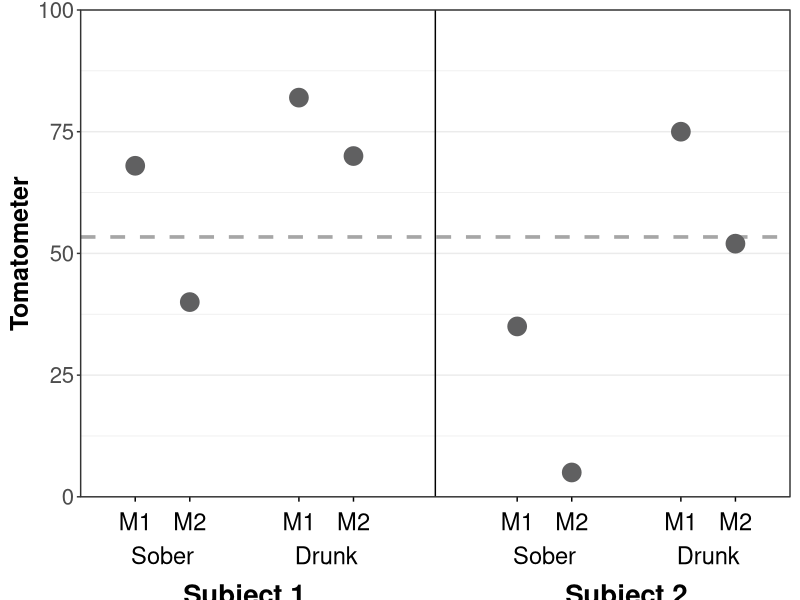
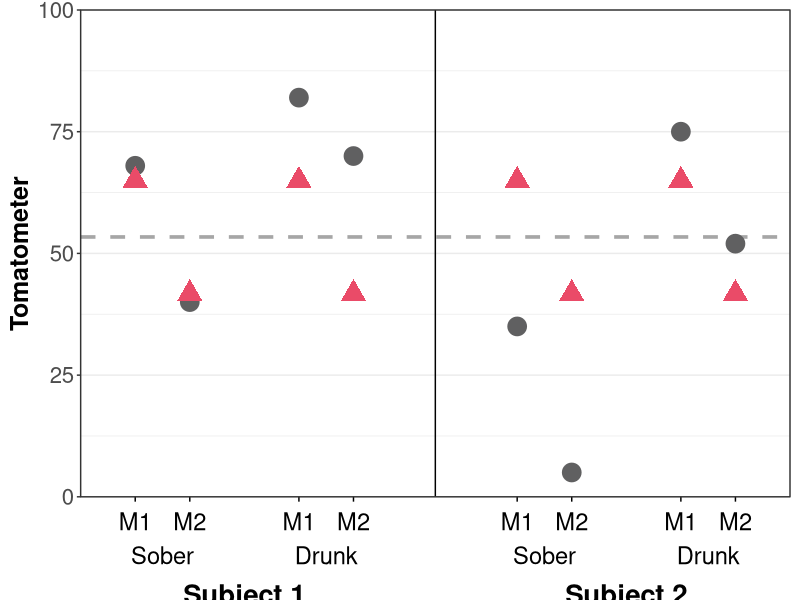
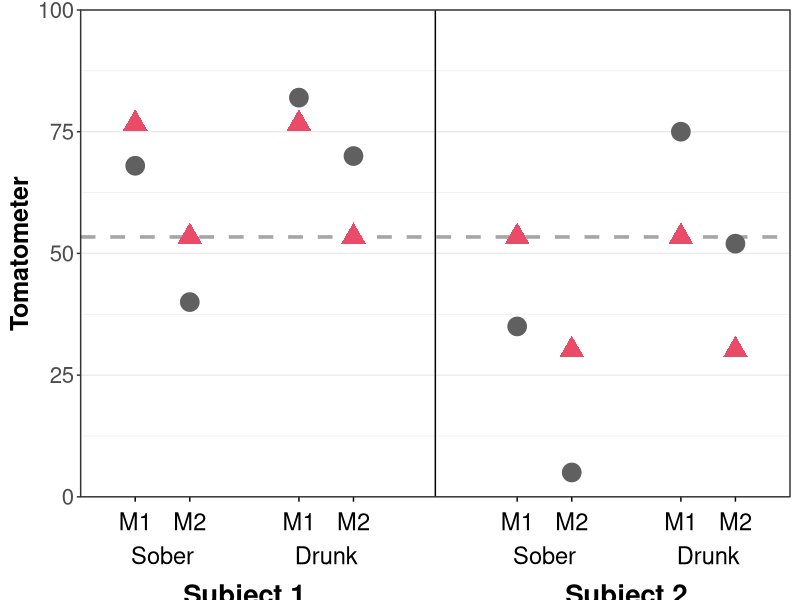
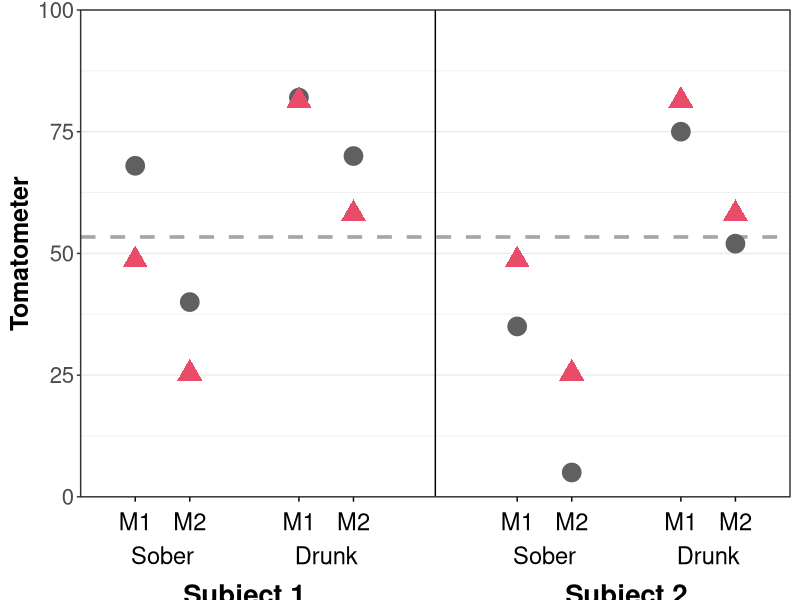
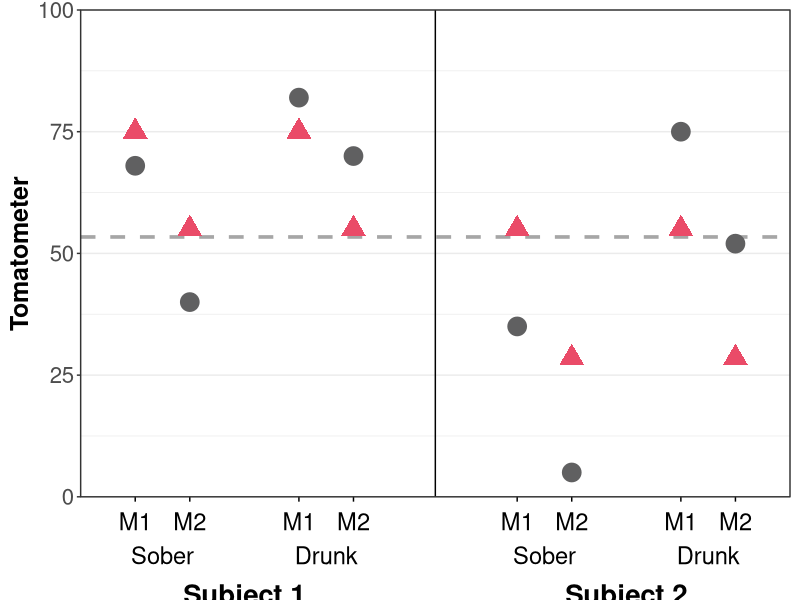
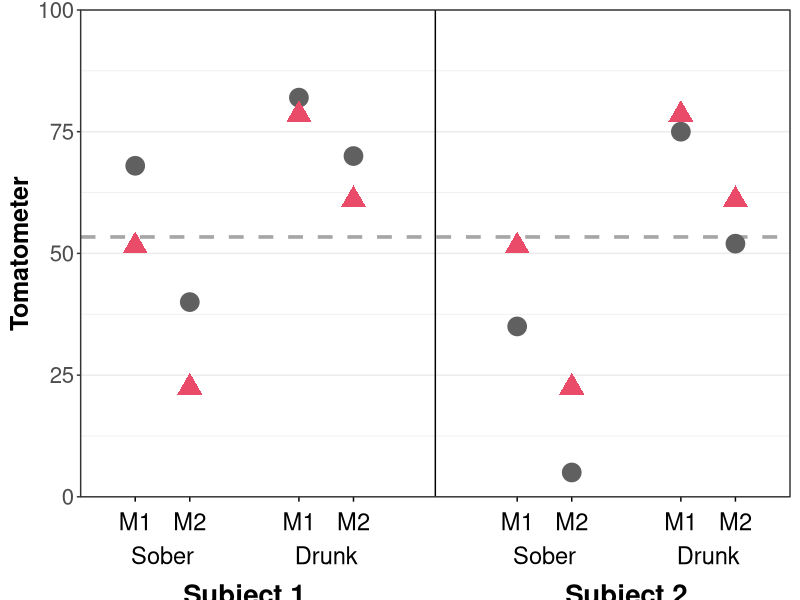
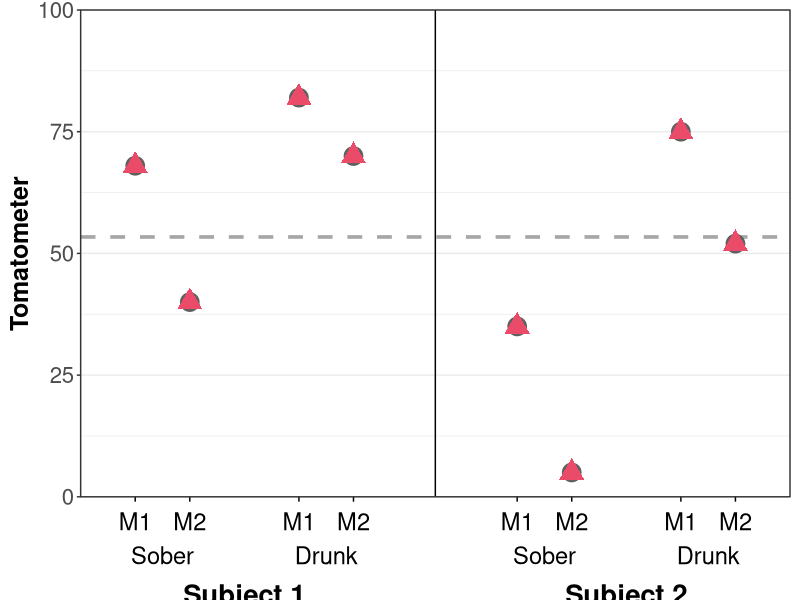
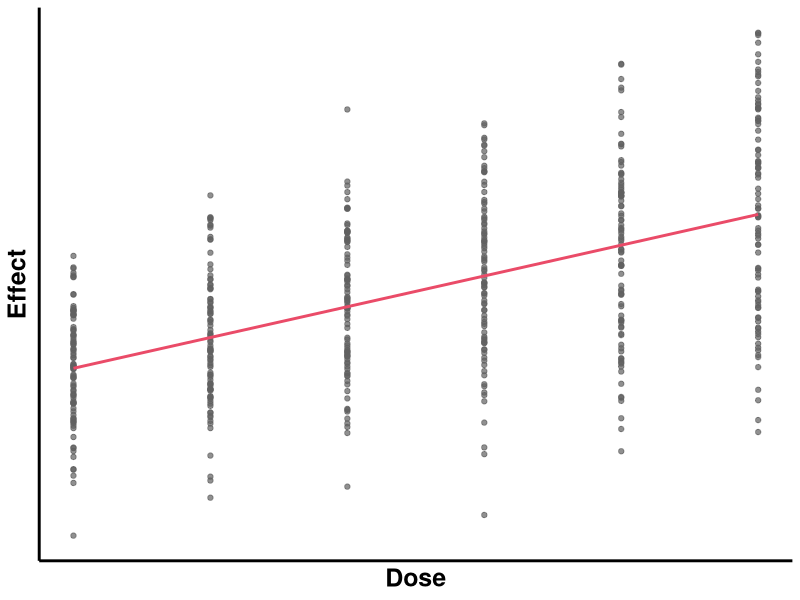

Recreate these plots in R, in order.
library(tidyverse)
library(lme4)

movie <- rep(c("M1", "M2"), 4)
state <- rep(c("sober", "sober", "drunk", "drunk"), 2)
tomatometer <- c(40, 70, 68, 82, 5, 52, 35, 75)
subject <- rep(c("S1", "S2"), each = 4)
grand_mean <- mean(tomatometer)

df <- tibble(movie, state, tomatometer, subject, grand_mean)


# fixed effects model prediction
df <- df %>%
  group_by(state) %>%
  summarise(FE = mean(tomatometer)) %>%
  right_join(df, by = c("state"))

# subjects random intercepts only prediction
df <- df %>%
  group_by(subject) %>%
  summarise(subj_mean_diff = (mean(tomatometer) - grand_mean[1])) %>%
  right_join(df, by = c("subject")) %>%
  mutate(subj_RI = FE + subj_mean_diff)


# item random intercepts only prediction
df <- df %>%
  group_by(movie) %>%
  summarise(mov_mean_diff = (mean(tomatometer) - grand_mean[1])) %>%
  right_join(df, by = c("movie")) %>%
  mutate(mov_RI = FE + mov_mean_diff)


# subjects random intercepts and random slopes
df <- df %>%
  group_by(subject, state) %>%
  summarise(subj_RI_RS = mean(tomatometer)) %>%
  right_join(df, by = c("subject", "state"))

# movie random intercepts and random slopes
df <- df %>%
  group_by(movie, state) %>%
  summarise(mov_RI_RS = mean(tomatometer)) %>%
  right_join(df, by = c("movie", "state"))

# crossed random intercepts and slopes  
  
df <- df %>%
  group_by(subject, movie, state) %>%
  summarise(cr_RI_RS = mean(tomatometer)) %>%
  ungroup() %>%
  right_join(df, by = c("subject", "movie", "state")) %>%
  select(-mov_mean_diff, -subj_mean_diff) %>%
  mutate(x_cat = c(1,2, 4, 5, 8, 9, 11, 12))

# write_csv(df, "_sessions/MixedModels/MEM_example.csv")

# Plots ========================================

# Fixed effects only plot --------------------
g_size <- 6
dat_plot <- ggplot(df, aes(x_cat, tomatometer)) +
  geom_hline(yintercept = grand_mean[1], lty = 2, alpha = .35, size = 1.25) +
  geom_point(size = g_size, col = "#606061")  +
  annotate(geom = "text", x = c(1,2, 4, 5, 8, 9, 11, 12), y = -5,
           label = rep(c("M1", "M2"), 4), size = 6) +
  annotate(geom = "text", x = c(1.5, 4.5, 8.5, 11.5),
           y = -12, label = rep(c("Sober", "Drunk"), 2), size = 6) +
  annotate(geom = "text", x = c(3, 10), y = -20, label = c("Subject 1", "Subject 2"),
           size = 7, fontface = 2) +
  geom_segment(x = c(1,2, 4, 5, 8, 9, 11, 12), y = rep(0),
               xend = c(1,2, 4, 5, 8, 9, 11, 12), yend = rep(-1),
               col = "black") +
  geom_vline(xintercept = 6.5) +
  theme_bw() +
  coord_cartesian(ylim = c(0, 100), xlim = c(0, 13), expand = FALSE, clip = "off") +
  scale_x_discrete(breaks = "none") +
  labs(y = "Tomatometer",
       x = " ") +
  theme(
    plot.margin = unit(c(.5, .5, .5, .5), "lines"),
    axis.title.x = element_text(margin = margin(t = 50, r = 0, b = 0, l = 0)),
    axis.text.x = element_blank(),
    legend.position = "none",
    strip.text = element_text(size = 12, face = "bold"),
    axis.text = element_text(size = 16),
    axis.title = element_text(size = 18,face = "bold"),
    strip.background = element_rect(fill="#a5d7d2")
  )

dat_plot
ggsave("_sessions/MixedModels/image/dat_plot.png", width = 8,
       height = 5, device = "png", dpi = 600)

# Fixed Effects plot -----------------------------
dat_plot + geom_point(aes(y = FE), shape = 17, col = "#EA4B68",
                      size = g_size)
ggsave("_sessions/MixedModels/image/FE_plot.png", width = 8,
       height = 5, device = "png", dpi = 600)

# Subjects Random Intercepts only plot -----------
dat_plot + geom_point(aes(y = subj_RI), shape = 17, col = "#EA4B68",
                      size = g_size)
ggsave("_sessions/MixedModels/image/subj_RI_plot.png", width = 8,
       height = 5, device = "png", dpi = 600)

# Movie Random Intercepts only plot -----------
dat_plot + geom_point(aes(y = mov_RI), shape = 17, col = "#EA4B68",
                      size = g_size)
ggsave("_sessions/MixedModels/image/mov_RI_plot.png", width = 8,
       height = 5, device = "png", dpi = 600)


# Subject Random Intercepts and Slopes plot -----------
dat_plot + geom_point(aes(y = subj_RI_RS), shape = 17, col = "#EA4B68",
                      size = g_size)
ggsave("_sessions/MixedModels/image/subj_RI_RS_plot.png", width = 8,
       height = 5, device = "png", dpi = 600)

# Movie Random Intercepts and Slopes plot -----------
dat_plot + geom_point(aes(y = mov_RI_RS), shape = 17, col = "#EA4B68",
                      size = g_size)
ggsave("_sessions/MixedModels/image/mov_RI_RS_plot.png", width = 8,
       height = 5, device = "png", dpi = 600)

# Crossed Random Intercepts and Slopes plot -----------
dat_plot + geom_point(aes(y = cr_RI_RS), shape = 17, col = "#EA4B68",
                      size = g_size)
ggsave("_sessions/MixedModels/image/cr_RI_RS_plot.png", width = 8,
       height = 5, device = "png", dpi = 600)


### study site data for slides =========================================


b0_s1 <- 4
b0_s2 <- 2
b0_s3 <- 7

b1_s1 <- .8
b1_s2 <- .3
b1_s3 <- .4

x_s1 <- rep(c(5, 10, 15, 20, 25, 30), 30)
x_s2 <- rep(c(5, 10, 15, 20, 25, 30), 30)
x_s3 <- rep(c(5, 10, 15, 20, 25, 30), 30)

y_s1 <- b0_s1 + b1_s1 * x_s1 + rnorm(length(x_s1), 0, 5)
y_s2 <- b0_s2 + b1_s2 * x_s2 + rnorm(length(x_s2), 0, 5)
y_s3 <- b0_s3 + b1_s3 * x_s3 + rnorm(length(x_s3), 0, 5)

s_dat <- tibble(
  y = c(y_s1, y_s2, y_s3),
  x = c(x_s1, x_s2, x_s3),
  Site = rep(c("Site 1", "Site 2", "Site 3"), each = length(x_s1))
)

ggplot(s_dat, aes(x, y)) + 
  geom_point(col = "#606061", alpha = .7) +
  geom_smooth(method = "lm", col = "#EA4B68", se = FALSE) +
  theme_classic() +
  labs(y = "Effect",
       x = "Dose") +
  theme(
    strip.text = element_text(size = 12, face = "bold"),
    axis.text = element_blank(),
    axis.ticks = element_blank(),
    axis.title = element_text(size = 18,face = "bold"),
    axis.line = element_line(size = 1)
  )


ggplot(s_dat, aes(x, y, col = Site)) + 
  geom_point(alpha = .7) +
  geom_smooth(method = "lm", se = FALSE) +
  theme_classic() +
  labs(y = "Effect",
       x = "Dose") +
  theme(
    strip.text = element_text(size = 12, face = "bold"),
    axis.text = element_blank(),
    axis.ticks = element_blank(),
    axis.title = element_text(size = 18,face = "bold"),
    axis.line = element_line(size = 1)
  )

